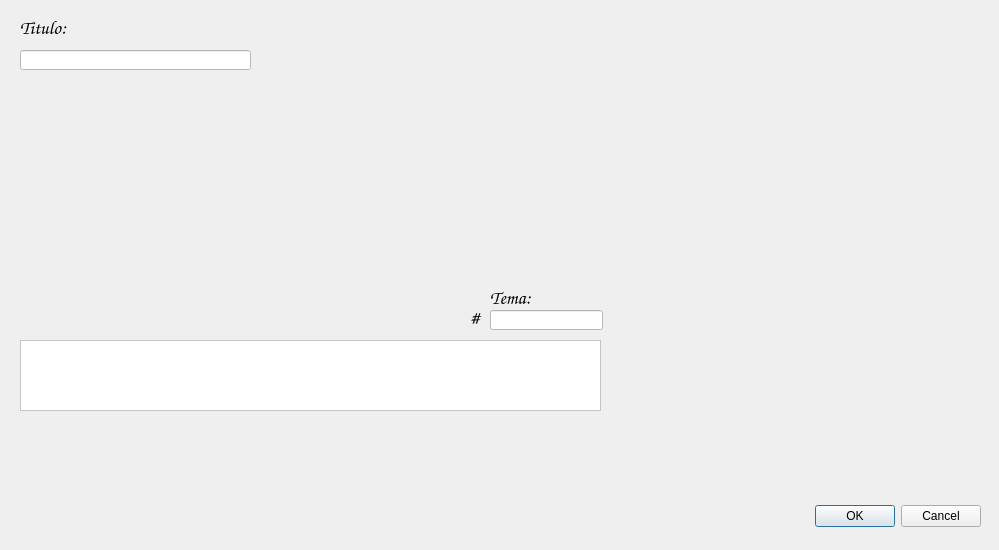
<?xml version="1.0" encoding="UTF-8"?>
<ui version="4.0">
 <class>NewPost</class>
 <widget class="QDialog" name="NewPost">
  <property name="geometry">
   <rect>
    <x>0</x>
    <y>0</y>
    <width>999</width>
    <height>550</height>
   </rect>
  </property>
  <property name="windowTitle">
   <string>Dialog</string>
  </property>
  <widget class="QDialogButtonBox" name="buttonBox">
   <property name="geometry">
    <rect>
     <x>640</x>
     <y>500</y>
     <width>341</width>
     <height>32</height>
    </rect>
   </property>
   <property name="orientation">
    <enum>Qt::Horizontal</enum>
   </property>
   <property name="standardButtons">
    <set>QDialogButtonBox::Cancel|QDialogButtonBox::Ok</set>
   </property>
  </widget>
  <widget class="QTextEdit" name="txtPostContent">
   <property name="geometry">
    <rect>
     <x>20</x>
     <y>340</y>
     <width>581</width>
     <height>71</height>
    </rect>
   </property>
   <property name="styleSheet">
    <string notr="true">background-color: rgb(255, 255, 255);
font: 8pt &quot;Comic Sans MS&quot;;
color: rgb(35, 182, 111);</string>
   </property>
   <property name="lineWrapMode">
    <enum>QTextEdit::WidgetWidth</enum>
   </property>
   <property name="markdown">
    <string/>
   </property>
   <property name="html">
    <string>&lt;!DOCTYPE HTML PUBLIC &quot;-//W3C//DTD HTML 4.0//EN&quot; &quot;http://www.w3.org/TR/REC-html40/strict.dtd&quot;&gt;
&lt;html&gt;&lt;head&gt;&lt;meta name=&quot;qrichtext&quot; content=&quot;1&quot; /&gt;&lt;style type=&quot;text/css&quot;&gt;
p, li { white-space: pre-wrap; }
&lt;/style&gt;&lt;/head&gt;&lt;body style=&quot; font-family:'Comic Sans MS'; font-size:8pt; font-weight:400; font-style:normal;&quot;&gt;
&lt;p style=&quot;-qt-paragraph-type:empty; margin-top:0px; margin-bottom:0px; margin-left:0px; margin-right:0px; -qt-block-indent:0; text-indent:0px; font-family:'MS Shell Dlg 2'; font-size:8.25pt;&quot;&gt;&lt;br /&gt;&lt;/p&gt;&lt;/body&gt;&lt;/html&gt;</string>
   </property>
  </widget>
  <widget class="QLabel" name="label_3">
   <property name="geometry">
    <rect>
     <x>490</x>
     <y>290</y>
     <width>71</width>
     <height>16</height>
    </rect>
   </property>
   <property name="font">
    <font>
     <family>Comic Sans MS</family>
     <pointsize>14</pointsize>
     <weight>50</weight>
     <italic>false</italic>
     <bold>false</bold>
    </font>
   </property>
   <property name="text">
    <string>Tema:</string>
   </property>
  </widget>
  <widget class="QLabel" name="label_4">
   <property name="geometry">
    <rect>
     <x>470</x>
     <y>310</y>
     <width>21</width>
     <height>16</height>
    </rect>
   </property>
   <property name="font">
    <font>
     <family>Comic Sans MS</family>
     <pointsize>14</pointsize>
     <weight>50</weight>
     <italic>false</italic>
     <bold>false</bold>
    </font>
   </property>
   <property name="text">
    <string>#</string>
   </property>
  </widget>
  <widget class="QLineEdit" name="txtPostTitle">
   <property name="geometry">
    <rect>
     <x>20</x>
     <y>50</y>
     <width>231</width>
     <height>20</height>
    </rect>
   </property>
   <property name="styleSheet">
    <string notr="true">background-color: rgb(255, 255, 255);
color: rgb(35, 182, 111);
font: 8pt &quot;Comic Sans MS&quot;;</string>
   </property>
  </widget>
  <widget class="QLabel" name="label_2">
   <property name="geometry">
    <rect>
     <x>20</x>
     <y>20</y>
     <width>171</width>
     <height>16</height>
    </rect>
   </property>
   <property name="font">
    <font>
     <family>Comic Sans MS</family>
     <pointsize>14</pointsize>
     <weight>50</weight>
     <italic>false</italic>
     <bold>false</bold>
    </font>
   </property>
   <property name="text">
    <string>Titulo:</string>
   </property>
  </widget>
  <widget class="QLineEdit" name="txtPostTag">
   <property name="geometry">
    <rect>
     <x>490</x>
     <y>310</y>
     <width>113</width>
     <height>20</height>
    </rect>
   </property>
   <property name="styleSheet">
    <string notr="true">background-color: rgb(255, 255, 255);
font: 8pt &quot;Comic Sans MS&quot;;
color: rgb(35, 182, 111);
</string>
   </property>
  </widget>
 </widget>
 <resources/>
 <connections>
  <connection>
   <sender>buttonBox</sender>
   <signal>accepted()</signal>
   <receiver>NewPost</receiver>
   <slot>accept()</slot>
   <hints>
    <hint type="sourcelabel">
     <x>478</x>
     <y>234</y>
    </hint>
    <hint type="destinationlabel">
     <x>157</x>
     <y>271</y>
    </hint>
   </hints>
  </connection>
  <connection>
   <sender>buttonBox</sender>
   <signal>rejected()</signal>
   <receiver>NewPost</receiver>
   <slot>reject()</slot>
   <hints>
    <hint type="sourcelabel">
     <x>546</x>
     <y>240</y>
    </hint>
    <hint type="destinationlabel">
     <x>286</x>
     <y>271</y>
    </hint>
   </hints>
  </connection>
 </connections>
</ui>
